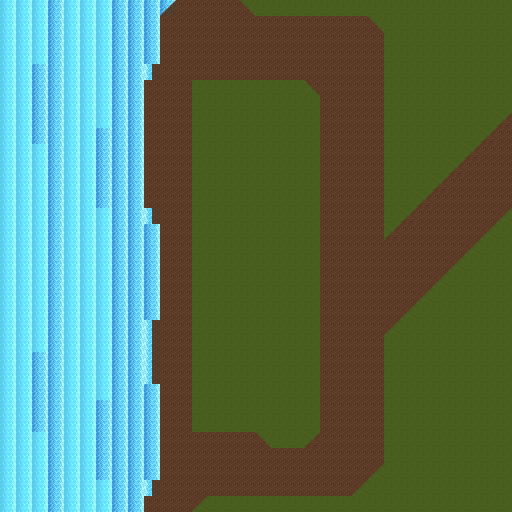

A level layout from a 2D game, rendered from its tile map. Below: a short description, then the map file with tile-grid data replaced by summaries:
An orthogonal 32x32 tile map with 16x16 px tiles, 1 tile layer (ShoeBox Tile Grab).

<map version="1.0" tiledversion="1.1.4" orientation="orthogonal" renderorder="right-down" width="32" height="32" tilewidth="16" tileheight="16" infinite="0" nextobjectid="1">
 <tileset firstgid="1" name="tilemap\mapa_bank.png" tilewidth="16" tileheight="16" tilecount="11" columns="11">
  <image source="mapa_bank.png" width="176" height="16" />
 </tileset>
 <layer name="ShoeBox Tile Grab" width="32" height="32">
  <data>[1024 cells, 1024 non-empty, 10 distinct tile ids]</data>
 </layer>
</map>